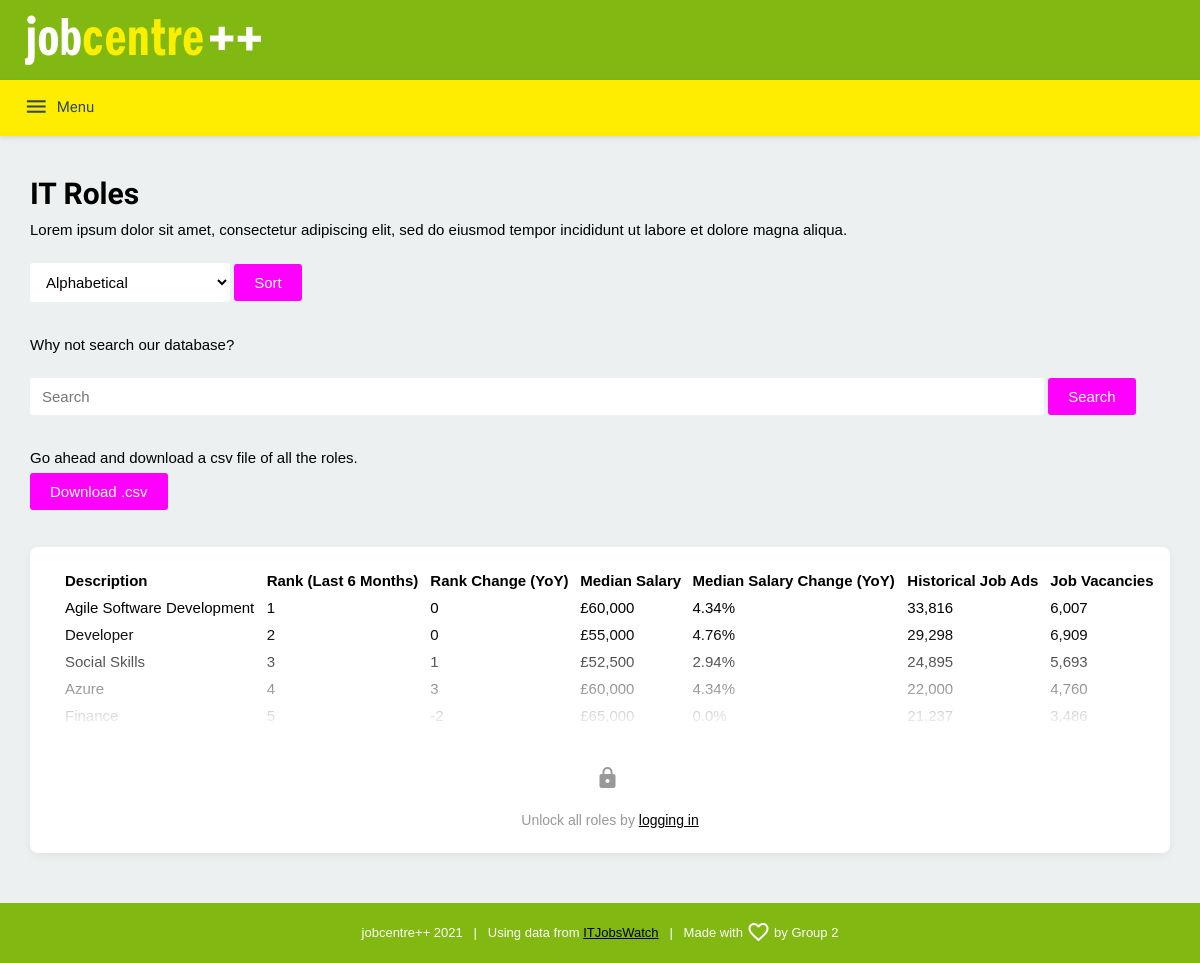
The app's page /roles/, older data.
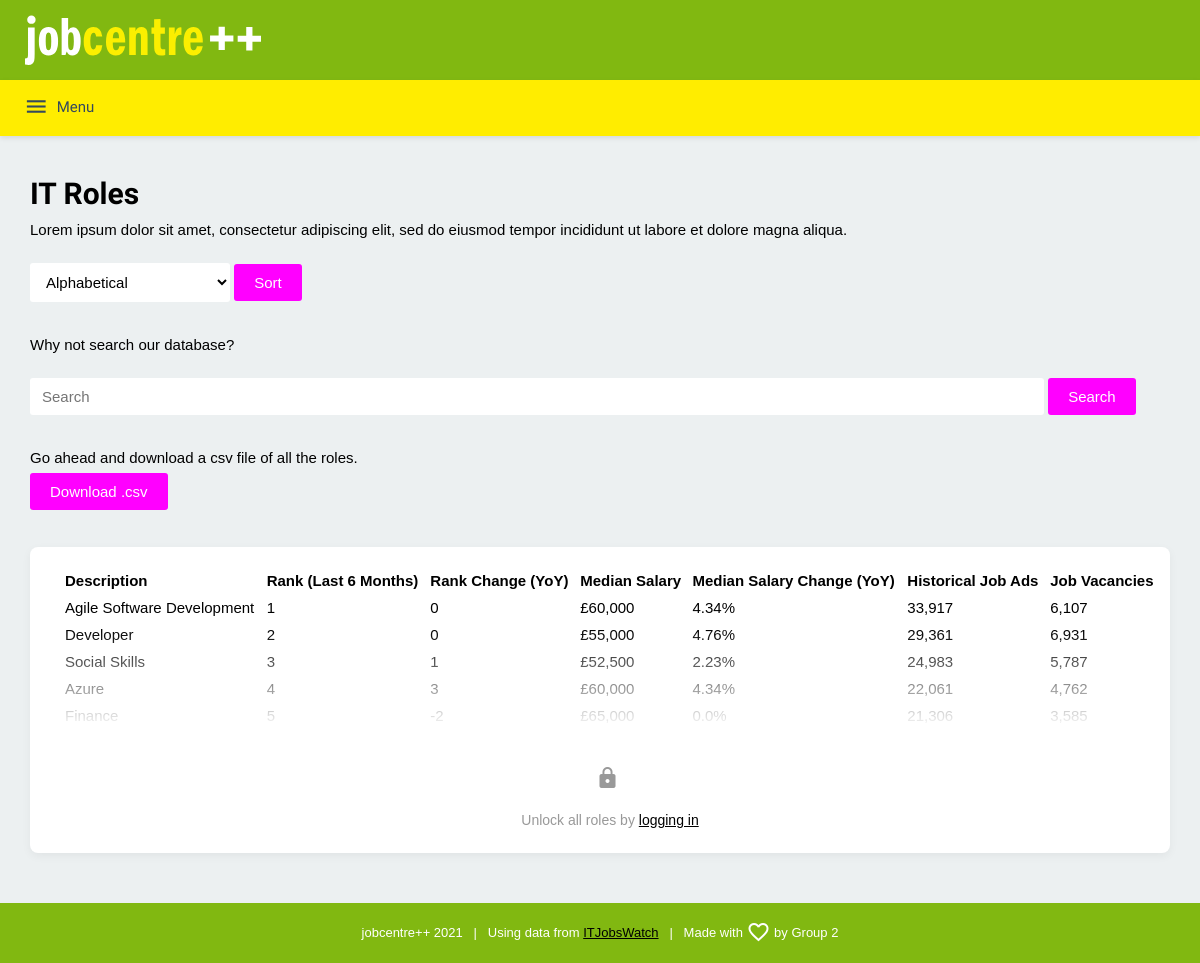
The same page, newer data.
### tables this page shows
CREATE TABLE roles (
            job_role TEXT,
            rank INTEGER,
            rank_change INTEGER,
            median_salary INTEGER,
            median_salary_change REAL,
            historical INTEGER,
            live_job_count INTEGER
        );

### app/routes.py (the view, shortened to what this page needs)
@flask_app.route('/roles/', methods=['GET', 'POST'])
def roles():
    search_form = RoleSearch(request.form)
    filter_form = RolesForm()
    category = 'rank'
    sort_order = 'ASC'
    is_auth = True if 'username' in session else False
    data = RolesDatabase().view_sorted_roles(category, sort_order, is_auth)
    if search_form.validate_on_submit():
        data = RolesDatabase().search_role(category, sort_order, is_auth, search_form.search_term.data)
    return render_template('roles.html', title='Roles', form=filter_form, search=search_form, data=data)

### app/roles_form.py
class RoleSearch(FlaskForm):
    search_term = StringField(validators=[DataRequired()])
    search_button = SubmitField("Search")

class RolesForm(FlaskForm):
    options = ['Alphabetical',
               'Rank',
               'Rank Change',
               'Median Salary',
               'Median Salary Change',
               'Historical Job Ads',
               'Job Vacancies'
               ]
    role_filter = SelectField(choices=options, validators=[DataRequired()])
    sort = SubmitField('Sort')

### app/roles_database.py (called while the page is built)
    def view_sorted_roles(self, category, sort_order, is_auth):
        self.roles_db_cursor.execute("SELECT * FROM roles ORDER BY {} {}".format(category, sort_order))
        if is_auth:
            all_roles = self.roles_db_cursor.fetchall()
        else:
            all_roles = self.roles_db_cursor.fetchmany(5)
        return all_roles

### app/templates/roles.html (shortened to what this page needs)
{% extends "base.html" %}
{% block content %}
    <div class="content">
        <div class="content-wrapper">
        <div class="content-left">
            <h1>IT Roles</h1>
            <p>Lorem ipsum dolor sit amet, consectetur adipiscing elit, sed do eiusmod tempor incididunt ut labore et dolore magna aliqua.</p>
            <br>
            <form action="" method="post" novalidate>
                {{ form.role_filter(class_="input input-dropdown") }}
                {{ form.sort(class_="button") }}
            </form>
            <br>
            <br>
            <p>Why not search our database?</p>
            <br>
            <form action="" method="post" novalidate>
                {{ search.search_term(size=32, class_="input search", placeholder="Search") }}
                {{ search.search_button(class_="button") }}
            </form>
            <br>
            <br>
            <p>Go ahead and download a csv file of all the roles.</p>
            <br>
            <form action="" method="post" novalidate>
                <a class="button button-margin" href="/download">Download .csv</a>
            </form>
            <br>
        </div>
        <div class="content-flask content-right">
            <div id="content-table">
            <table>
                <thead>
                <tr>
                    <th>Description</th>
                    <th>Rank (Last 6 Months)</th>
                    <th>Rank Change (YoY)</th>
                    <th>Median Salary</th>
                    <th>Median Salary Change (YoY)</th>
                    <th>Historical Job Ads</th>
                    <th>Job Vacancies</th>
                </tr>
                </thead>
                <tbody>
                 {% for row in data %}
                    <tr>
                        <td>{{row[0]}}</td>
                        <td>{{row[1]}}</td>
                        <td>{{row[2]}}</td>
                        <td>{{"£{:,}".format(row[3])}}</td>
                        <td>{{"{}%".format(row[4])}}</td>
                        <td>{{"{:,}".format(row[5])}}</td>
                        <td>{{"{:,}".format(row[6])}}</td>
                    </tr>
                 {% endfor %}
                </tbody>
            </table>
                {% if not session['username'] %}
                    <div class="capped"></div>
                    <br>
                    <div class="capped-text"><span class="material-icons m_icon">lock</span></div>
                    <div class="capped-text">Unlock all roles by <a href="/login">logging in</a></div>
                {% endif %}
            </div>
        </div>
        </div>
    </div>
{% endblock %}

### app/templates/base.html (shortened to what this page needs)
<!DOCTYPE html>
<html>
    <head>
        <link rel="stylesheet" href="{{ url_for('static', filename='stylesheets/style.css') }}" />
    </head>
    <body>
        <nav id="m-nav">
            <div class="m-nav-sub m-nav-t">
                <div class="m-nav-t_wrap">
                    <div class="m-nav-title">
                        <a href="/" title="jobcentre++"><img src="/static/img/logo.svg" height="50px" style="margin-top: 15px"></a>
                    </div>
                </div>
            </div>
            <div class="m-nav-sub m-nav-b" id="m-nav-b">
                <div class="m-nav-b_wrap">
                    <ul class="target">
                        <div class="menu" id="menu"><i class="material-icons miii">menu</i>Menu</div>
                    </ul>
                </div>
            </div>
        </nav>
        {% block content %}
        {% endblock %}
        <div class="footer">
            <div class="footer-wrapper">
                jobcentre++ 2021 &nbsp; | &nbsp; Using data from <a href="https://www.itjobswatch.co.uk/copyright.aspx" target="_blank">ITJobsWatch</a> &nbsp; | &nbsp; Made with <span class="material-icons" style="transform: translate(0, 7px);">favorite_border</span> by Group 2
            </div>
        </div>
    </body>
</html>

### app/static/stylesheets/style.css (style rules this page uses)
* { margin: 0; padding: 0; }
body { margin: 0; padding: 0; font-family: Arial, "Helvetica Neue", Helvetica, sans-serif; font-size: 15px; font-weight: normal; min-height: 100vh; display: flex; flex-direction: column; background-color: #ecf0f1; }
ol, ul, li { margin: 0; padding: 0; }
a:link, a:focus, a:hover { color: #000; }
article, aside, details, figcaption, figure,footer, header, hgroup, menu, nav, section { display: block; }
nav#m-nav { width: 100%; font-family: ubuntu; }
.m-nav-t { background-color: #81B811; height: 80px; }
.m-nav-t_wrap { line-height: 80px; vertical-align: middle; margin: 0 auto; max-width: 1300px; }
.m-nav-title { font-family: 'Kanit', sans-serif; font-weight: 500; margin: 0; padding: 0; margin-left: 4px; display: inline-block; font-size: 50px; }
.m-nav-b { width: 100%; background-color: #FFED00; z-index: 2; box-shadow: 0 2px 5px rgba(0,0,0,0.1); }
.m-nav-b_wrap { margin: 0 auto; max-width: 1300px; width: calc(100% - 40px); }
.m-nav-b ul { display: inline-block; width: 100%; line-height: 50px; vertical-align: middle; }
i.miii { line-height: 54px; vertical-align: middle; font-size: 25px; margin-right: 8px; margin-bottom: 2px; }
.m_icon { margin: 0 5px 2px 0; vertical-align: middle; }
.menu { line-height: 50px; vertical-align: middle; color: #34495e; font-weight: 500; cursor: pointer; display: inline-block; display: none; }
h1 { margin-bottom: 10px; font-family: 'Ubuntu', sans-serif; }
.input { width: calc(100% - 24px - 2px); padding: 10px 12px; background: rgba(255,255,255,1); margin-top: 8px; font-size: 15px; border:none; border-radius: 3px; }
.input-dropdown { width: 200px; }
.button { background-color: magenta; border: none; color: white; padding: 10px 20px; text-decoration: none; font-size: 15px; cursor: pointer; border-radius: 3px; }
.button-margin { margin 0 10px ; }
.button:visited, .button:link { color: #fff; }
.content { margin-top: 30px; width: 100%; overflow-x: hidden; }
.content-wrapper { max-width: 1300px; width: calc(100% - 40px); margin: 0 auto; }
.content-flask { max-width: 800px; width: calc(100% - 20px); margin: 0 auto; }
.content-flask table { border-collapse:collapse; border-spacing:0; width:100%; display:table; border-radius: 5px; overflow:hidden; }
.content-flask table td, .content-flask table thead th { padding: 5px; }
.content-flask table thead { margin: 0; background: rgba(255,255,255,.6); text-align: left; }
.content-flask table tr { background-color: #fff; }
.content-flask table tr:nth-child(2) { background-color: #fff; }
.footer { margin-top: auto; background-color: #81B811; width:100%; height: 60px; }
.footer-wrapper { padding-top: 10px; width: 100%; font-size: 13px; color: #fff; text-align: center; padding-bottom: 20px; }
.content-left { display: inline-block; width: calc(100% - 820px - 20px); margin-right: 20px; width: 450px; position: fixed; }
.content-right { display: inline-block; float: right; margin-bottom: 50px; }
#content-table { margin-top: 20px; overflow-x: none; padding: 20px 10px 20px 30px; background-color: white; border-radius: 8px; box-shadow: 0px 3px 10px rgba(0,0,0,0.05) }
.search { width: calc(100% - 150px); }
.capped { z-index: 10; width: 100%; background-image: linear-gradient(rgba(255,255,255,0), white); height: 100px; margin-top: -100px; position: relative; }
.capped-text { width: 100%; text-align: center; margin: 20px 0 5px 0; color: #999; font-size: 14px; }
@media only screen and (max-width:1300px) { .menu { display: inline-block; } }
@media only screen and (max-width:1300px) { .m-nav-b ul { padding: 0px 0; position: relative; clear: both; } }
@media only screen and (max-width:1300px) { .m-nav-t_wrap { padding: 0; } }
@media only screen and (max-width:1300px) { .content-left { display: inline-block; width: calc(100% - 20px); padding: 10px; position: relative; } }
@media only screen and (max-width:1300px) { .content-right { display: block; float: none; max-width: 100%; } }
@media only screen and (max-width:1300px) { .m-nav-title { margin-left: 25px; } }

Row changes from the older to the newer data that the page shows:
changed roles "Agile Software Development": historical "33,816" → "33,917"; live_job_count "6,007" → "6,107"
changed roles "Developer": historical "29,298" → "29,361"; live_job_count "6,909" → "6,931"
changed roles "Social Skills": median_salary_change "2.94%" → "2.23%"; historical "24,895" → "24,983"; live_job_count "5,693" → "5,787"
changed roles "Azure": historical "22,000" → "22,061"; live_job_count "4,760" → "4,762"
changed roles "Finance": historical "21,237" → "21,306"; live_job_count "3,486" → "3,585"
